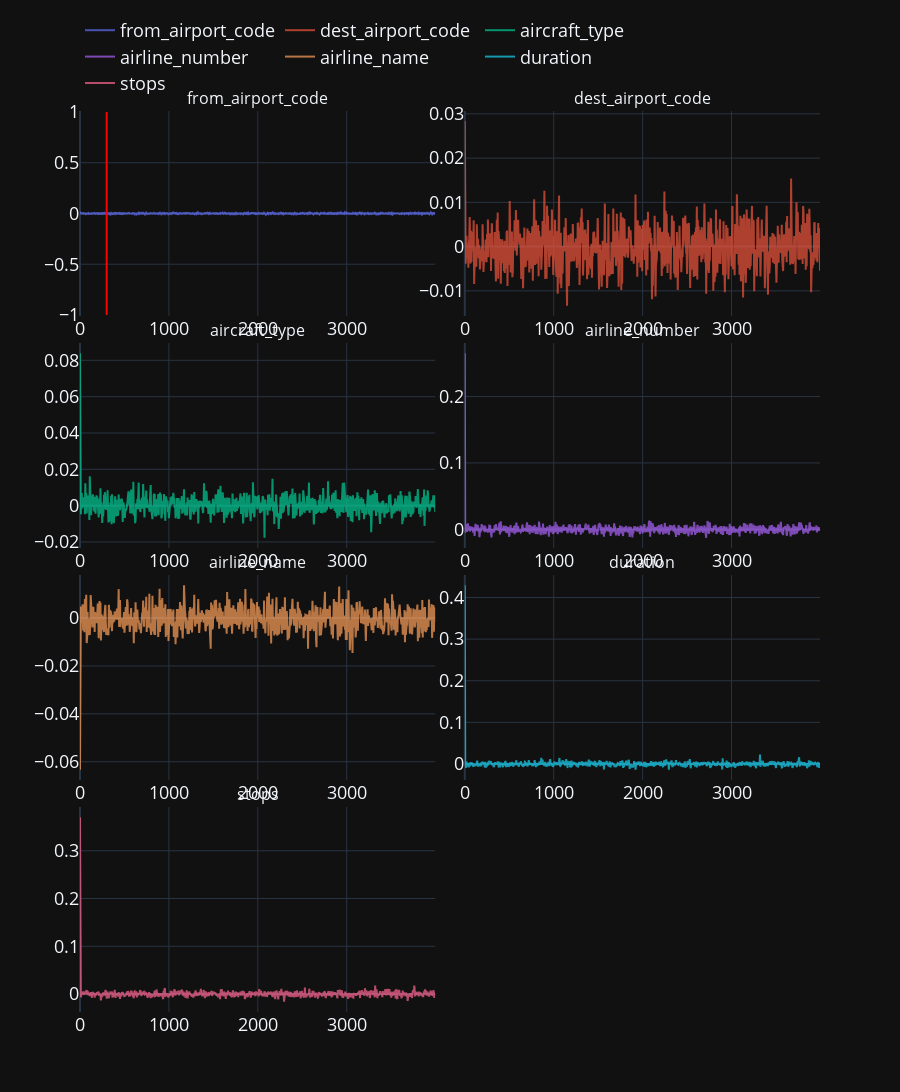

The notebook cell saved with this chart:
### Code cell
# Create a mask to handle missing values in 'price' column
price_na = df['price'].isna()

# Calculate cross-correlation for each column with 'price'
ccf_dict = {}
for col in df.columns:
    if col != 'price':
        # Create a mask to handle missing values in the current column
        col_na = df[col].isna()
        
        # Combine masks to exclude rows with missing values in either 'price' or the current column
        mask = ~(price_na | col_na)
        
        # Calculate cross-correlation function (ccf) between 'price' and the current column
        ccf = stattools.ccf(df.loc[mask, 'price'], df.loc[mask, col])
        
        # Store the ccf values in a dictionary
        ccf_dict[col] = ccf

# Calculate the number of rows and columns for subplots
n_cols = 2
n_rows = ceil(len(ccf_dict) / n_cols)

# Create subplots with titles for each column and adjust spacing
fig_a = make_subplots(rows=n_rows, cols=n_cols,
                      subplot_titles=list(ccf_dict.keys()) + [''] * (n_rows * n_cols - len(ccf_dict)),
                      horizontal_spacing=0.04, vertical_spacing=0.03)

# Iterate through columns and add scatter trace for each ccf
for idx, (col, ccf) in enumerate(ccf_dict.items()):
    # Add a scatter trace to the subplot for the current ccf
    fig_a.add_trace(go.Scatter(x=5 * np.arange(max_lag), y=ccf[:max_lag],
                               name=col,
                               mode='lines'),
                    row=(idx // n_cols) + 1,
                    col=(idx % n_cols) + 1)

# Add a vertical line at x=300 to the subplots
fig_a.add_shape(dict(type="line", x0=300, x1=300, y0=-1, y1=1, line=dict(color="red", width=2)))

# Update layout and show the plot
fig_a.update_layout(legend=dict(orientation="h", yanchor="bottom", xanchor="left", y=1.01, x=0),
                    font=dict(size=18),
                    height=4000)
fig_a.update_traces(opacity=0.7)
fig_a.show()

### Figure 1 — Plotly figure (JSON) as saved in the notebook; plotly's stock layout.template omitted (floating-point values rounded to 4 significant figures; data arrays with more than 128 entries replaced by an {"elided": "..."} marker saying what was removed)
{"data": [{"mode": "lines", "name": "from_airport_code", "x": {"elided": "800 int values"}, "y": {"elided": "800 float values"}, "type": "scatter", "xaxis": "x", "yaxis": "y", "opacity": 0.7}, {"mode": "lines", "name": "dest_airport_code", "x": {"elided": "800 int values"}, "y": {"elided": "800 float values"}, "type": "scatter", "xaxis": "x2", "yaxis": "y2", "opacity": 0.7}, {"mode": "lines", "name": "aircraft_type", "x": {"elided": "800 int values"}, "y": {"elided": "800 float values"}, "type": "scatter", "xaxis": "x3", "yaxis": "y3", "opacity": 0.7}, {"mode": "lines", "name": "airline_number", "x": {"elided": "800 int values"}, "y": {"elided": "800 float values"}, "type": "scatter", "xaxis": "x4", "yaxis": "y4", "opacity": 0.7}, {"mode": "lines", "name": "airline_name", "x": {"elided": "800 int values"}, "y": {"elided": "800 float values"}, "type": "scatter", "xaxis": "x5", "yaxis": "y5", "opacity": 0.7}, {"mode": "lines", "name": "duration", "x": {"elided": "800 int values"}, "y": {"elided": "800 float values"}, "type": "scatter", "xaxis": "x6", "yaxis": "y6", "opacity": 0.7}, {"mode": "lines", "name": "stops", "x": {"elided": "800 int values"}, "y": {"elided": "800 float values"}, "type": "scatter", "xaxis": "x7", "yaxis": "y7", "opacity": 0.7}], "layout": {"xaxis": {"anchor": "y", "domain": [0.0, 0.48]}, "yaxis": {"anchor": "x", "domain": [0.7725, 1.0]}, "xaxis2": {"anchor": "y2", "domain": [0.52, 1.0]}, "yaxis2": {"anchor": "x2", "domain": [0.7725, 1.0]}, "xaxis3": {"anchor": "y3", "domain": [0.0, 0.48]}, "yaxis3": {"anchor": "x3", "domain": [0.515, 0.7425]}, "xaxis4": {"anchor": "y4", "domain": [0.52, 1.0]}, "yaxis4": {"anchor": "x4", "domain": [0.515, 0.7425]}, "xaxis5": {"anchor": "y5", "domain": [0.0, 0.48]}, "yaxis5": {"anchor": "x5", "domain": [0.2575, 0.485]}, "xaxis6": {"anchor": "y6", "domain": [0.52, 1.0]}, "yaxis6": {"anchor": "x6", "domain": [0.2575, 0.485]}, "xaxis7": {"anchor": "y7", "domain": [0.0, 0.48]}, "yaxis7": {"anchor": "x7", "domain": [0.0, 0.2275]}, "xaxis8": {"anchor": "y8", "domain": [0.52, 1.0]}, "yaxis8": {"anchor": "x8", "domain": [0.0, 0.2275]}, "annotations": [{"font": {"size": 16}, "showarrow": false, "text": "from_airport_code", "x": 0.24, "xanchor": "center", "xref": "paper", "y": 1.0, "yanchor": "bottom", "yref": "paper"}, {"font": {"size": 16}, "showarrow": false, "text": "dest_airport_code", "x": 0.76, "xanchor": "center", "xref": "paper", "y": 1.0, "yanchor": "bottom", "yref": "paper"}, {"font": {"size": 16}, "showarrow": false, "text": "aircraft_type", "x": 0.24, "xanchor": "center", "xref": "paper", "y": 0.7425, "yanchor": "bottom", "yref": "paper"}, {"font": {"size": 16}, "showarrow": false, "text": "airline_number", "x": 0.76, "xanchor": "center", "xref": "paper", "y": 0.7425, "yanchor": "bottom", "yref": "paper"}, {"font": {"size": 16}, "showarrow": false, "text": "airline_name", "x": 0.24, "xanchor": "center", "xref": "paper", "y": 0.485, "yanchor": "bottom", "yref": "paper"}, {"font": {"size": 16}, "showarrow": false, "text": "duration", "x": 0.76, "xanchor": "center", "xref": "paper", "y": 0.485, "yanchor": "bottom", "yref": "paper"}, {"font": {"size": 16}, "showarrow": false, "text": "stops", "x": 0.24, "xanchor": "center", "xref": "paper", "y": 0.2275, "yanchor": "bottom", "yref": "paper"}], "shapes": [{"line": {"color": "red", "width": 2}, "type": "line", "x0": 300, "x1": 300, "y0": -1, "y1": 1}], "legend": {"orientation": "h", "yanchor": "bottom", "xanchor": "left", "y": 1.01, "x": 0}, "font": {"size": 18}, "height": 4000}}
